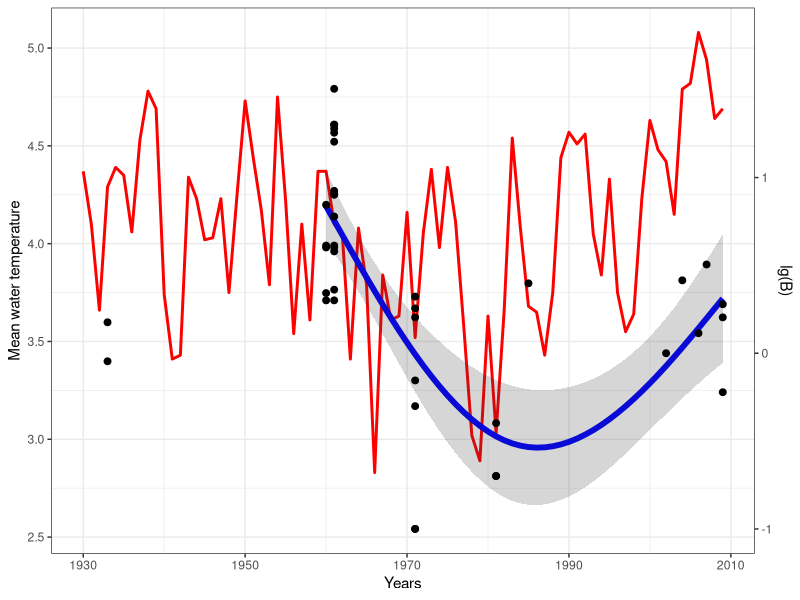

This chart was generated by the following R code:
## ---- chunk 1
knitr::opts_chunk$set(echo = TRUE, message = F, warning = F)
## ---- chunk 2
library(readxl)
library(mgcv)
library(ggplot2)
library(dplyr)

## ---- chunk 3

long_B <- read_excel("Data/long_term_dyn.xlsx", sheet = "B")
long_B$B <- as.numeric(long_B$B)
long_B$LogB <- log10(long_B$B)

long_B2 <- long_B %>% filter(year > 1950)

long_T <- read_excel("Data/long_term_dyn.xlsx", sheet = "T")

Mod_B <- gam(LogB ~ s(year, k = 3), data = long_B2)
mydata <- data.frame(year = seq(min(long_B2$year), max(long_B2$year), by = 1)) 

predicted <- predict(Mod_B, newdata = mydata, se.fit = T)

mydata$Fit <- predicted$fit
mydata$SE <- predicted$se.fit

ylim.T <- range(long_T$Temp)
ylim.LogB <- range(long_B2$LogB)


b <- diff(ylim.T)/diff(ylim.LogB)
a <- b*(ylim.T[1] - ylim.LogB[1])
ggplot(long_T, aes(x = year)) +
  geom_line(aes(y = Temp), size = 1, color = "red") +
  geom_line(data = mydata, aes(x = year, y = a + Fit*b), size = 2, color = "blue") +
  geom_ribbon(data = mydata, aes(x = year, ymax = a + (Fit + 1.96*SE)*b, ymin = a + (Fit - 1.96*SE)*b), alpha = 0.2) +
  geom_point(data =long_B, aes(y = a + LogB*b), size = 2) + 
  scale_y_continuous("Mean water temperature", sec.axis = sec_axis(~ (. - a)/b, name = "lg(B)")) +
  labs(x = "Years") +
  theme_bw()
